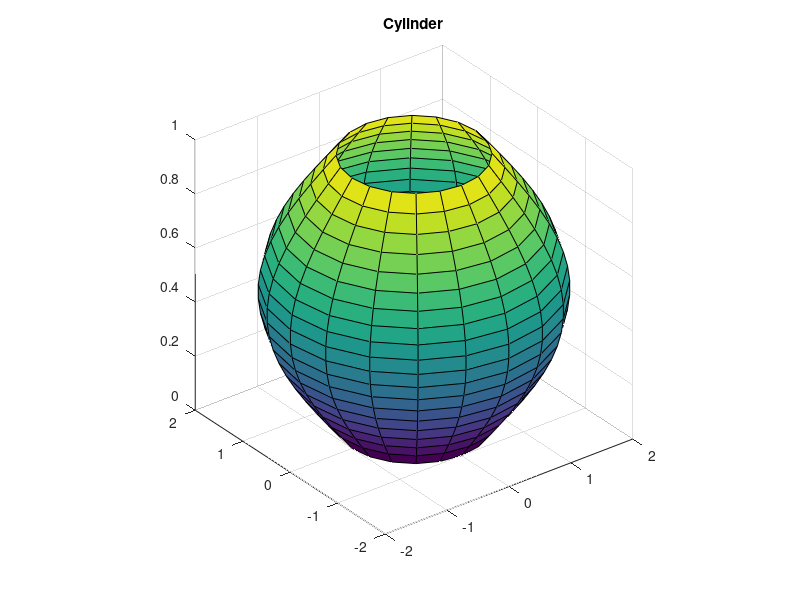

Recreate this plot in MATLAB.
% ======================================================================= %
% Generate cylinder plot.
% ======================================================================= %
clc; clear; close all;

t = linspace(0, pi, 20);
r = 1 + sin(t);

[X, Y, Z] = cylinder(r);

surf(X, Y, Z);
title('Cylinder');
axis square;
